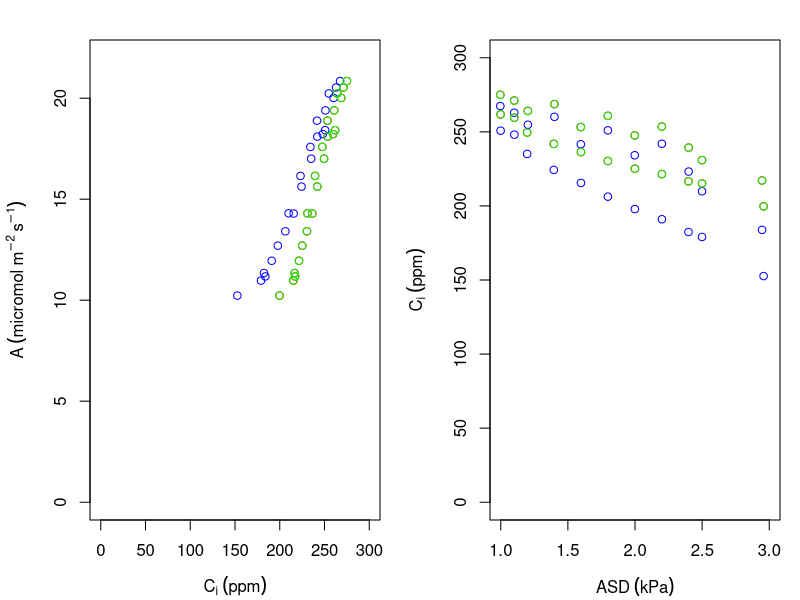

Source code (R):
####################################
### Function to compute the LICOR6800 gasex variables according to the new theory by Marquez et al. 2021
#' Title
#'
#' @param LICOR6800_data Data.frame object corresponding to the excel file raw output from a LICOR6800. Note that the column 'Delta'.Pcham in the excel file is important but is often not correctly imported in R due to the Delta grec symbol. In this data.frame, the column name has to names X.Pcham for the function to work.
#' @param gcw Cuticular conductance in mol m-2 s-1
#' @param Beta Ratio of cuticular conductance to CO2 and cuticular conductance to H20, see 
#' @references Márquez DA, Stuart-Williams H, Farquhar GD. 2021. An improved theory for calculating leaf gas exchange more precisely accounting for small fluxes. Nature Plants.
#' @return Return a list with: 
#' Cs the leaf surface CO2 concentration (ppm)
#' Ci the leaf internal CO2 concentration (ppm)
#' gsw the leaf stomatal conductance to water (mol m-2 s-1)
#' glw the leaf conductance to water (mol m-2 s-1)
#' ws the leaf surface water concentration
#' wi the leaf internal water concentration
#' @export
#'
#' @examples
f.Comput_GasEx_6800<-function(LICOR6800_data,gcw,Beta=0.05){
  if(is.null(LICOR6800_data$X.Pcham)){print('Please, be sure to import the data from the excel output of the LICOR6800 and that the column name Delta.Pcham which uses the grec letter Delta is called X.Pcham in your R data.frame')}
  ## Correspondance between lICOR6800 column names and unit with Marquez et al. 2021 variables
  ET=LICOR6800_data$E
  AT=LICOR6800_data$A
  wa=LICOR6800_data$H2O_s/1000
  gbw=2*LICOR6800_data$gbw # Licor gives the one sided boundary layer, not the total boundary layer, thus the multiplication by 2.
  Ca = LICOR6800_data$CO2_s
  Pa=LICOR6800_data$Pa
  DeltaPa=LICOR6800_data$X.Pcham
  Tleaf=LICOR6800_data$Tleaf

  ## Eq. 9
  ws=(wa+(1-wa/2)*ET/gbw)/(1+ET/(2*gbw))
  
  ## Eq 30 and 40 in LICOR 6800 manual
  ## https://www.licor.com/env/support/LI-6800/topics/additional-calculations.html?Highlight=stomatal%20ratio
  wi=0.61365*exp(17.502*Tleaf/(240.97+Tleaf))/(Pa+DeltaPa)
  
  ## Eq.15
  gtw=1/((wi-ws)/(ET-(ET-gcw*(wi-ws))*((wi+ws)/2))+1/gbw)
  
  ## Eq 66 in LICOR 6800 manual
  ## https://www.licor.com/env/support/LI-6800/topics/additional-calculations.html?Highlight=stomatal%20ratio
  gbc=gbw/1.37
  
  ## Eq. 12
  Cs=(gbc*Ca-AT-ET/2*Ca)/(gbc+ET/2)
  
  ## Eq. 14
  D=wi-ws
  wbars=(wi+ws)/2
  Gi=ET/(1.6*(wi-ws))*(1-wbars)+ET/2
  alpha=(1-wbars)/1.6+D/2-Beta
  
  Ci=Cs-(AT+Cs*ET-Cs*D*gcw)/(Gi-alpha*gcw)
  
  Ec = (gcw)*(wi-ws)
  Es = ET - Ec
  
  gsw = (Es-Es*((wi+ws)/2))/(wi-ws)
  
  return(list(Cs=Cs,Ci=Ci,gsw=gsw,glw=gsw+gcw,ws=ws,wi=wi)) 
}

## The function is compared to the result Marquez et al., (2021) obtained on their Figure 4 
data_LICOR6800=read.csv('Figure4.csv') ## data from figure 4, with only the first experiment 

test=f.Comput_GasEx_6800(LICOR6800_data = data_LICOR6800,gcw = 21*10^-3,Beta = 0.05) ## The gcw value was communicated by Farquhar et Marquez through email
test0=f.Comput_GasEx_6800(LICOR6800_data = data_LICOR6800,gcw = 0,Beta = 0.05) ## For comparison with the LICOR6800 data. This simulation should give a very similar result as with the output of the LICOR6800. The result should be identical for the parameter K in the LICOR6800 = 0.5 

par(mfrow=c(1,2),mar=c(4,4.5,2,1))
plot(y=data_LICOR6800$A,x=data_LICOR6800$Ci,xlim=c(0,300),ylim=c(0,22),col='red',ylab=expression(A~(micro*mol~m^-2~s^-1)),xlab=expression(C[i]~(ppm)))
points(y=data_LICOR6800$A,x=test$Ci,col='blue')
points(y=data_LICOR6800$A,x=test0$Ci,col='green')


plot(y=data_LICOR6800$Ci,x=data_LICOR6800$Air.VP.def,xlim=c(1,3),ylim=c(0,300),col='red',ylab=expression(C[i]~(ppm)),xlab = expression(ASD~(kPa)))
points(y=test$Ci,x=data_LICOR6800$Air.VP.def,col='blue')
points(y=test0$Ci,x=data_LICOR6800$Air.VP.def,col='green')

####################################
### Function to compute the LICOR6400 gasex variables according to the new theory by Marquez et al. 2021
#' Title
#'
#' @param LICOR6400_data Data.frame object corresponding to the csv file
#' @param gcw Cuticular conductance in mol m-2 s-1
#' @param Beta Ratio of cuticular conductance to CO2 and cuticular conductance to H20, see 
#' @references Márquez DA, Stuart-Williams H, Farquhar GD. 2021. An improved theory for calculating leaf gas exchange more precisely accounting for small fluxes. Nature Plants.
#' @return Return a list with: 
#' Cs the leaf surface CO2 concentration (ppm)
#' Ci the leaf internal CO2 concentration (ppm)
#' gsw the leaf stomatal conductance to water (mol m-2 s-1)
#' glw the leaf conductance to water (mol m-2 s-1)
#' ws the leaf surface water concentration
#' wi the leaf internal water concentration
#' @export
#'
#' @examples
f.Comput_GasEx_6400<-function(LICOR6400_data,gcw,Beta=0.05){
  ## Correspondance between lICOR6400 column names and unit with Marquez et al. 2021 variables
  ET=LICOR6400_data$Trmmol/1000
  AT=LICOR6400_data$Photo
  wa=LICOR6400_data$H2OS/1000
  gbw=2*LICOR6400_data$BLCond # Licor gives the one sided boundary layer, not the total boundary layer, thus the multiplication by 2.
  Ca = LICOR6400_data$CO2S
  Pa=LICOR6400_data$Press
  DeltaPa=0
  Tleaf=LICOR6400_data$Tleaf
  
  ## Eq. 9
  ws=(wa+(1-wa/2)*ET/gbw)/(1+ET/(2*gbw))
  
  ## Eq 30 and 40 in LICOR 6400 manual
  ## https://www.licor.com/env/support/LI-6400/topics/additional-calculations.html?Highlight=stomatal%20ratio
  wi=0.61365*exp(17.502*Tleaf/(240.97+Tleaf))/(Pa+DeltaPa)
  
  ## Eq.15
  gtw=1/((wi-ws)/(ET-(ET-gcw*(wi-ws))*((wi+ws)/2))+1/gbw)
  
  ## Eq 66 in LICOR 6400 manual
  ## https://www.licor.com/env/support/LI-6400/topics/additional-calculations.html?Highlight=stomatal%20ratio
  gbc=gbw/1.37
  
  ## Eq. 12
  Cs=(gbc*Ca-AT-ET/2*Ca)/(gbc+ET/2)
  
  ## Eq. 14
  D=wi-ws
  wbars=(wi+ws)/2
  Gi=ET/(1.6*(wi-ws))*(1-wbars)+ET/2
  alpha=(1-wbars)/1.6+D/2-Beta
  
  Ci=Cs-(AT+Cs*ET-Cs*D*gcw)/(Gi-alpha*gcw)
  
  Ec = (gcw)*(wi-ws)
  Es = ET - Ec
  
  gsw = (Es-Es*((wi+ws)/2))/(wi-ws)
  
  return(list(Cs=Cs,Ci=Ci,gsw=gsw,glw=gsw+gcw,ws=ws,wi=wi)) 
}

